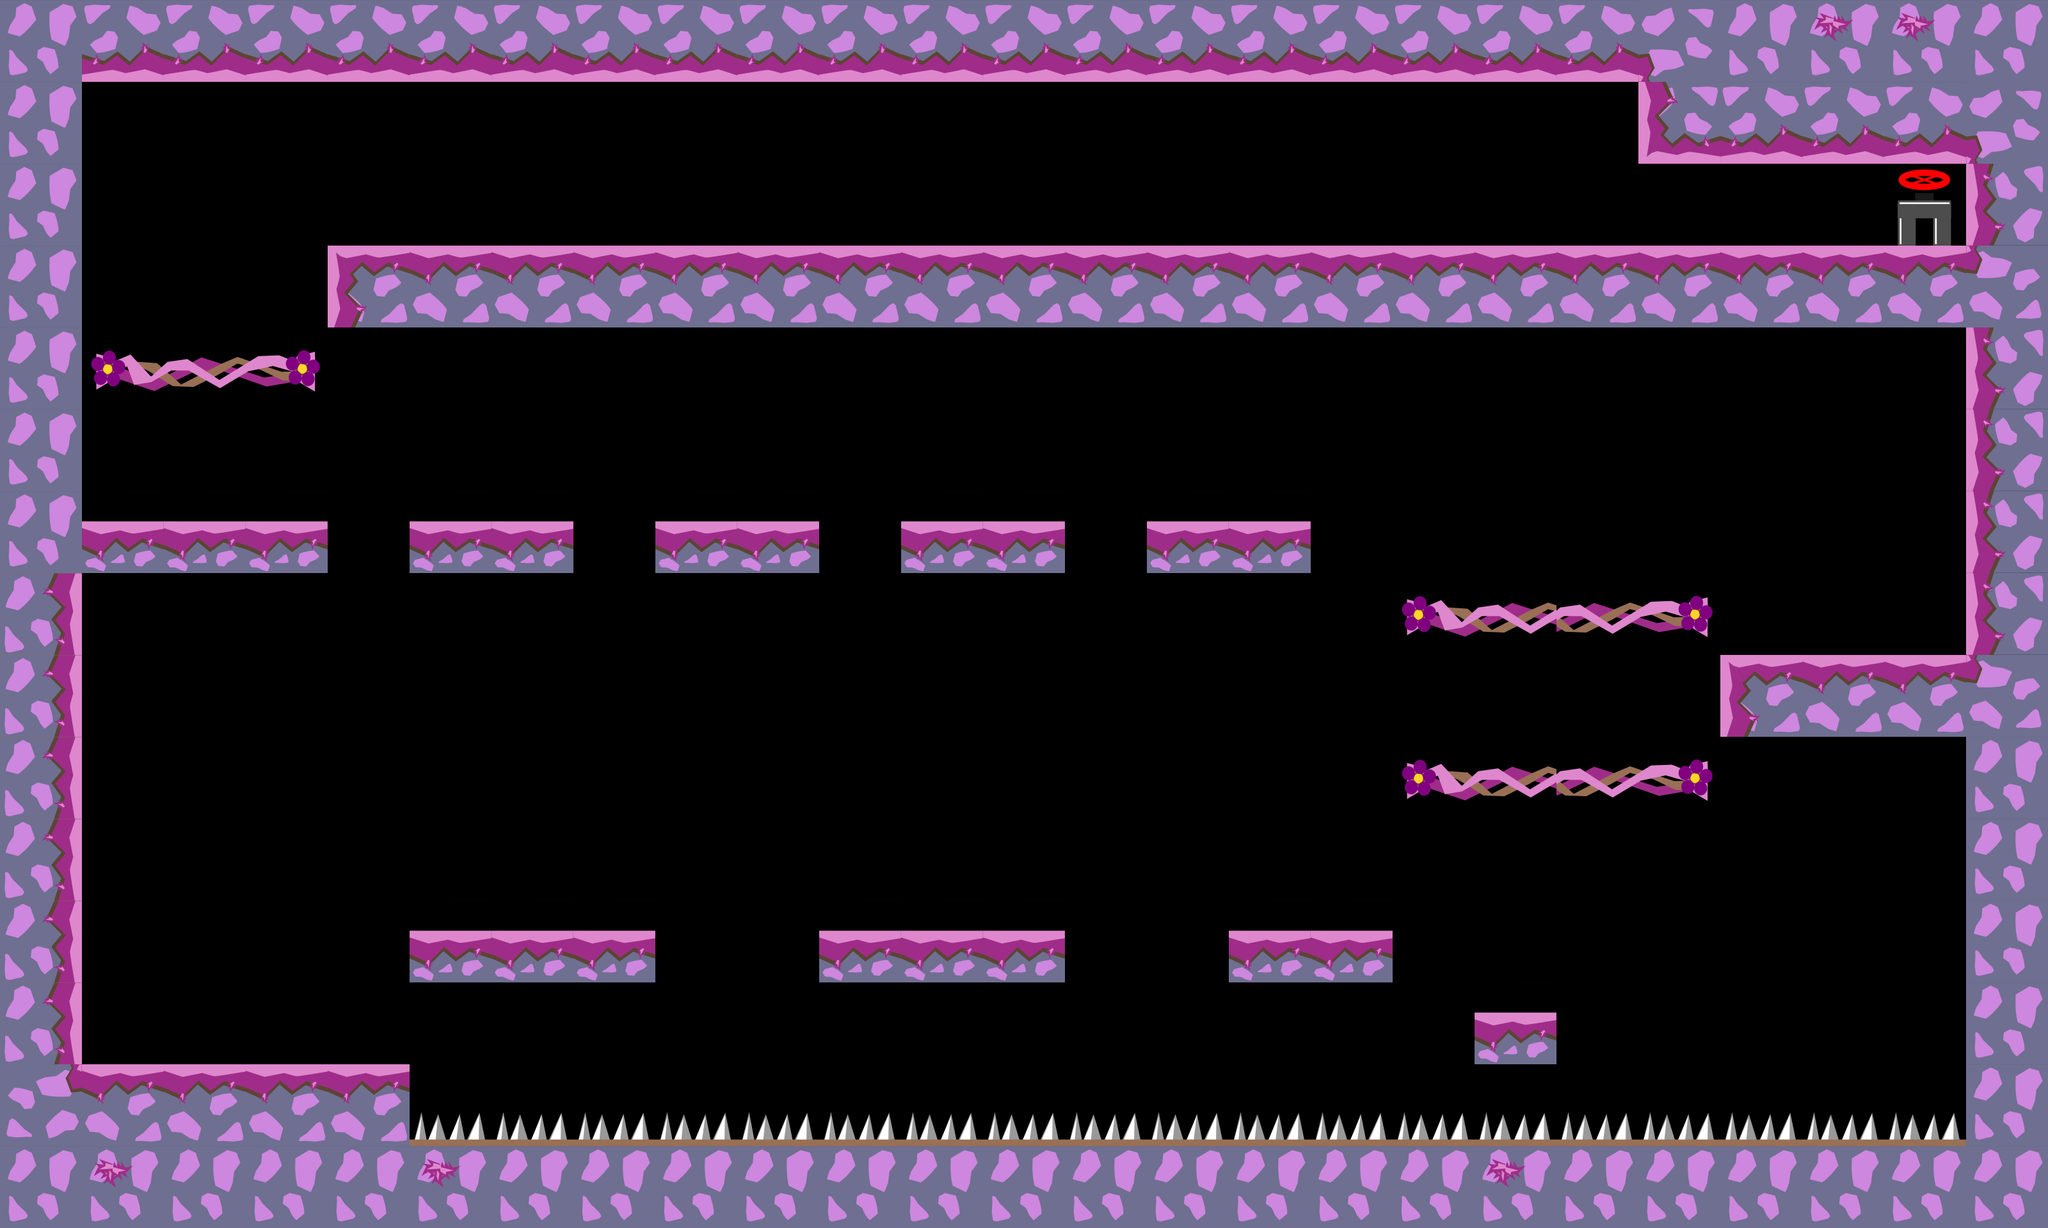

A 2D game scene composited from a Tiled map and its tileset images. What follows is a short description and the map's XML, with each tile layer's data collapsed to a summary:
An orthogonal 25x15 tile map with 128x128 px tiles, 2 tile layers (graphics, oil), 4 tilesets and 33 objects.

<map version="1.0" tiledversion="1.1.1" orientation="orthogonal" renderorder="right-down" width="25" height="15" tilewidth="128" tileheight="128" infinite="0" nextobjectid="231">
 <tileset firstgid="1" source="tiles_128x128.tsx" />
 <tileset firstgid="37" source="tiles_oil_128x128.tsx" />
 <tileset firstgid="77" source="tiles_128x128_purple.tsx" />
 <tileset firstgid="113" source="tiles_128x128_vines.tsx" />
 <layer name="graphics" width="25" height="15">
  <data>[375 cells, 158 non-empty, 17 distinct tile ids]</data>
 </layer>
 <layer name="oil" width="25" height="15">
  <data>[375 cells, 0 non-empty, 0 distinct tile ids]</data>
 </layer>
 <objectgroup name="blocks">
  <object id="2" x="3072" y="4" width="112" height="1696" />
  <object id="3" x="64" y="52" width="64" height="1684" />
  <object id="4" x="8" y="4" width="3172" height="120" />
  <object id="127" x="8" y="1792" width="3196" height="120.002" />
  <object id="171" x="512" y="384" width="2560" height="128" />
  <object id="208" x="2688" y="1024" width="384" height="128" />
  <object id="215" x="2560" y="128" width="512" height="128" />
  <object id="217" x="129.333" y="814.667" width="382.667" height="81.3333" />
  <object id="218" x="639.667" y="814.667" width="256.333" height="81.6667" />
  <object id="219" x="1023.67" y="814.667" width="256.667" height="81" />
  <object id="220" x="1408" y="815" width="255" height="81" />
  <object id="221" x="1791.75" y="815.25" width="256" height="81" />
  <object id="222" x="2304.67" y="1583.33" width="127.333" height="80" />
  <object id="223" x="1920" y="1455.33" width="256" height="80.6667" />
  <object id="224" x="1280" y="1455" width="383.5" height="81.5" />
  <object id="225" x="640" y="1454" width="384" height="82.6667" />
  <object id="226" x="128.667" y="1664" width="512" height="128" />
 </objectgroup>
 <objectgroup name="switch">
  <object id="160" x="2304" y="1454.97" width="128" height="128" />
 </objectgroup>
 <objectgroup name="levelEndBlock">
  <object id="146" x="2688" y="256" width="128" height="128" />
 </objectgroup>
 <objectgroup name="slope" />
 <objectgroup name="passBlock">
  <object id="189" x="2215.86" y="1198.91" width="432.97" height="46" />
  <object id="213" x="2216.53" y="941.693" width="434.303" height="46" />
  <object id="214" x="138.471" y="552.845" width="351.879" height="46" />
 </objectgroup>
 <objectgroup name="flowers">
  <object id="74" x="284.243" y="475.883" width="69.697" height="69.697">
   <ellipse />
  </object>
  <object id="114" x="796.491" y="1327.76" width="69.697" height="69.697">
   <ellipse />
  </object>
  <object id="143" x="1302.55" y="617.153" width="69.697" height="69.697">
   <ellipse />
  </object>
  <object id="209" x="1240.37" y="274.549" width="69.697" height="69.697">
   <ellipse />
  </object>
  <object id="210" x="1876.73" y="268.488" width="69.697" height="69.697">
   <ellipse />
  </object>
  <object id="211" x="2385.82" y="271.518" width="69.697" height="69.697">
   <ellipse />
  </object>
  <object id="212" x="1490.67" y="1305.58" width="69.697" height="69.697">
   <ellipse />
  </object>
  <object id="229" x="1694.55" y="613.153" width="69.697" height="69.697">
   <ellipse />
  </object>
  <object id="230" x="2834.55" y="741.153" width="69.697" height="69.697">
   <ellipse />
  </object>
 </objectgroup>
 <objectgroup name="end">
  <object id="44" x="2957.31" y="276.123" width="93" height="95">
   <ellipse />
  </object>
 </objectgroup>
 <objectgroup name="pushBlocks" />
 <objectgroup name="damage">
  <object id="227" x="657.576" y="1723.03" width="2387.88" height="24.2424" />
 </objectgroup>
 <objectgroup name="warp_a" />
 <objectgroup name="warp_b" />
</map>
